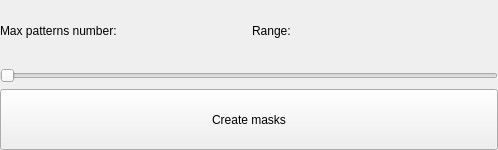
<?xml version="1.0" encoding="UTF-8"?>
<ui version="4.0">
 <class>Hadamard_Control</class>
 <widget class="QWidget" name="Hadamard_Control">
  <property name="geometry">
   <rect>
    <x>0</x>
    <y>0</y>
    <width>498</width>
    <height>150</height>
   </rect>
  </property>
  <property name="minimumSize">
   <size>
    <width>200</width>
    <height>100</height>
   </size>
  </property>
  <property name="windowTitle">
   <string>Form</string>
  </property>
  <layout class="QVBoxLayout" name="main_layout">
   <property name="leftMargin">
    <number>0</number>
   </property>
   <property name="topMargin">
    <number>0</number>
   </property>
   <property name="rightMargin">
    <number>0</number>
   </property>
   <property name="bottomMargin">
    <number>0</number>
   </property>
   <item>
    <layout class="QGridLayout" name="Hadamard_form_layout">
     <item row="0" column="0">
      <widget class="QLabel" name="number_patterns_max_hadamard_info_text">
       <property name="text">
        <string>Max patterns number:</string>
       </property>
      </widget>
     </item>
     <item row="0" column="1">
      <widget class="QLabel" name="number_patterns_max_hadamard_value">
       <property name="text">
        <string/>
       </property>
      </widget>
     </item>
     <item row="0" column="2">
      <widget class="QLabel" name="range_patterns_hadamard_info_text">
       <property name="text">
        <string>Range:</string>
       </property>
      </widget>
     </item>
     <item row="0" column="3">
      <widget class="QLabel" name="range_patterns_hadamard_value">
       <property name="text">
        <string/>
       </property>
      </widget>
     </item>
    </layout>
   </item>
   <item>
    <widget class="QSlider" name="hadamard_slider">
     <property name="orientation">
      <enum>Qt::Horizontal</enum>
     </property>
    </widget>
   </item>
   <item>
    <widget class="QPushButton" name="generate_masks_button">
     <property name="sizePolicy">
      <sizepolicy hsizetype="Minimum" vsizetype="Minimum">
       <horstretch>0</horstretch>
       <verstretch>0</verstretch>
      </sizepolicy>
     </property>
     <property name="text">
      <string>Create masks</string>
     </property>
    </widget>
   </item>
  </layout>
 </widget>
 <resources/>
 <connections/>
</ui>
